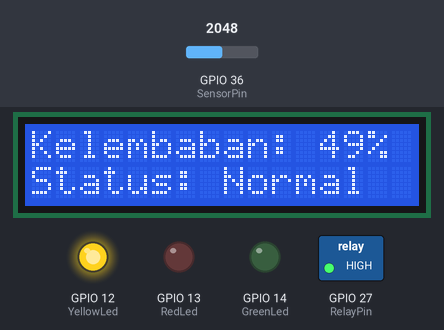
Simulated run of this sketch. Board: ESP32. Shown: 16×2 character LCD, switched loads named in the sketch (green lamp = pin HIGH), output pins drawn as LEDs (lit = HIGH). The test bench sets the inputs (shaded band); at power-on: GPIO 36 (SensorPin) = 2048. WiFi joins after 1.5 s; servers stay silent unless stated; what the sketch prints to the serial monitor is not drawn.

Above: at 4.2 s.
4.3 s: GPIO 36 (SensorPin) set to 2792
At 7.2 s:
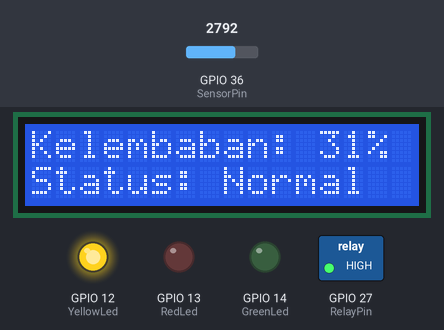
8.2 s: GPIO 36 (SensorPin) set to 2870
At 10.2 s:
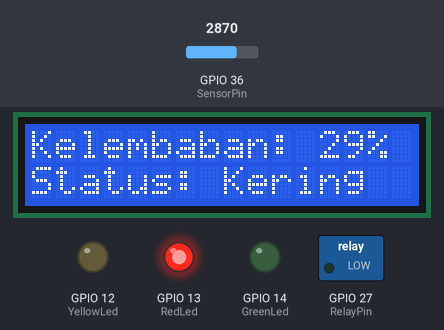
12.1 s: GPIO 36 (SensorPin) set to 1228
At 13.1 s:
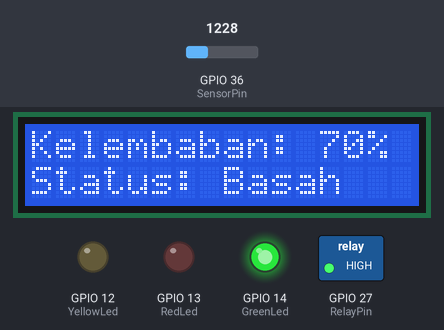
Timing chart, 0 to 15.1 s (numbered marks = the images above; inputs shaded):
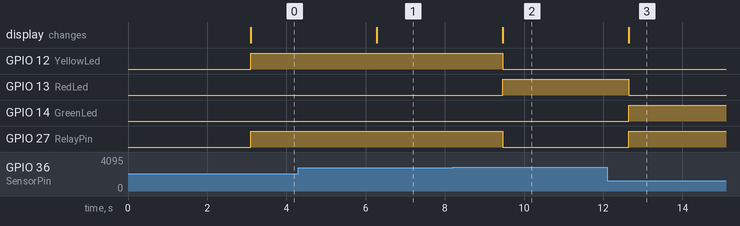

Measured:
- the behaviour switches between 2825 and 2826 on GPIO 36 (SensorPin) (found by bisection; images 1 and 2)
- after the input at 4.3 s, the display: changes after 2.0 s (image 1)
- after the input at 8.2 s, GPIO 12 (YellowLed), GPIO 27 (RelayPin): HIGH → LOW after 1.3 s; GPIO 13 (RedLed): LOW → HIGH after 1.3 s; the display: changes after 1.3 s (image 2)
- after the input at 12.1 s, GPIO 13 (RedLed): HIGH → LOW after 0.54 s; GPIO 14 (GreenLed), GPIO 27 (RelayPin): LOW → HIGH after 0.54 s; the display: changes after 0.54 s (image 3)

The sketch:

program_siram_tanaman_otomatis.ino
```cpp
#include <Wire.h>
#include <LiquidCrystal_I2C.h>
#include <WiFi.h>
#include <FirebaseESP32.h>

// Define the I2C address of the LCD. It can be 0x27 or 0x3F. Adjust if necessary.
LiquidCrystal_I2C lcd(0x27, 16, 2);

int SensorPin = 36; // Pin analog untuk sensor kelembaban tanah
int soilMoistureValue; // Menyimpan nilai analog dari sensor ke esp32
int soilmoisturepercent; // Nilai yang diperoleh dalam bentuk persen setelah di-mapping

#define RedLed  13 // PIN LED Merah
#define YellowLed  12 // PIN LED Kuning
#define GreenLed  14 // PIN LED Hijau
#define RelayPin 27 // PIN Relay untuk mengontrol pompa

// Wi-Fi credentials
const char* ssid = "Alvian Production @ office"; // replace with your Wi-Fi SSID
const char* password = "Banyuwangi1"; // replace with your Wi-Fi password

// Firebase Realtime Database
const char* firebaseHost = "https://programsiramtanamotomatis-default-rtdb.asia-southeast1.firebasedatabase.app";
const char* firebaseAuth = "0x4v3eZ0qGzf4o22saDNpt9pP0e5efNXmHJwlzkO";

FirebaseData firebaseData;
FirebaseConfig firebaseConfig;
FirebaseAuth auth;

unsigned long lastFailedSend = 0; // Waktu terakhir gagal kirim data ke Firebase
const unsigned long reconnectInterval = 120000; // Interval untuk mencoba reconnect (2 menit)

void setup() {
  Serial.begin(115200); // Baudrate komunikasi dengan serial monitor
  pinMode(RedLed, OUTPUT);
  pinMode(YellowLed, OUTPUT);
  pinMode(GreenLed, OUTPUT);
  pinMode(RelayPin, OUTPUT); // Set pin relay sebagai output

  // Initialize the LCD
  lcd.init();
  lcd.backlight();

  // Connect to Wi-Fi
  WiFi.begin(ssid, password);
  Serial.print("Connecting to Wi-Fi");
  while (WiFi.status() != WL_CONNECTED) {
    Serial.print(".");
    delay(1000);
  }
  Serial.println();
  Serial.println("Connected to Wi-Fi");
  Serial.print("IP Address: ");
  Serial.println(WiFi.localIP());
  // Jeda untuk mengurangi gangguan dari Wi-Fi
  delay(1000);

  // Initialize Firebase
  firebaseConfig.host = firebaseHost;
  firebaseConfig.signer.tokens.legacy_token = firebaseAuth;
  Firebase.begin(&firebaseConfig, &auth);
  Firebase.reconnectWiFi(true);
}

void loop() {
  soilMoistureValue = analogRead(SensorPin);
  Serial.print("Nilai analog = ");
  Serial.println(soilMoistureValue);
  soilmoisturepercent = map(soilMoistureValue, 4095, 0, 0, 100);

  Serial.print("Presentase kelembaban tanah= ");
  Serial.print(soilmoisturepercent);
  Serial.println("% ");

  lcd.clear();
  lcd.setCursor(0, 0);
  lcd.print("Kelembaban: ");
  lcd.print(soilmoisturepercent);
  lcd.print("%");

  if (soilmoisturepercent > 60 && soilmoisturepercent <= 100) {
    Serial.println("Tanah basah");
    lcd.setCursor(0, 1);
    lcd.print("Status: Basah");
    digitalWrite(GreenLed, HIGH);
    digitalWrite(RedLed, LOW);
    digitalWrite(YellowLed, LOW);
    digitalWrite(RelayPin, HIGH); // Matikan pompa
  } else if (soilmoisturepercent > 30 && soilmoisturepercent <= 60) {
    Serial.println("Tanah kondisi normal");
    lcd.setCursor(0, 1);
    lcd.print("Status: Normal");
    digitalWrite(YellowLed, HIGH);
    digitalWrite(RedLed, LOW);
    digitalWrite(GreenLed, LOW);
    digitalWrite(RelayPin, HIGH); // Matikan pompa
  } else if (soilmoisturepercent >= 0 && soilmoisturepercent <= 30) {
    Serial.println("Tanah Kering");
    lcd.setCursor(0, 1);
    lcd.print("Status: Kering");
    digitalWrite(RedLed, HIGH);
    digitalWrite(YellowLed, LOW);
    digitalWrite(GreenLed, LOW);
    digitalWrite(RelayPin, LOW); // Nyalakan pompa
  }

  // Upload to Firebase
  String path = "/plot1"; // Your desired path in Firebase
  if (Firebase.setInt(firebaseData, path + "/soilMouisture", soilmoisturepercent)) {
    Serial.println("Data sent to Firebase successfully");
  } else {
    Serial.print("Failed to send data to Firebase: ");
    Serial.println(firebaseData.errorReason());

    if (lastFailedSend == 0) {
      lastFailedSend = millis(); // Set waktu gagal kirim pertama kali
    } else if (millis() - lastFailedSend >= reconnectInterval) {
      // Mencoba menyambung ulang ke Wi-Fi dan Firebase setelah 1 menit gagal kirim data
      Serial.println("Menyambung ulang ke Wi-Fi...");
      WiFi.disconnect();
      WiFi.begin(ssid, password);
      while (WiFi.status() != WL_CONNECTED) {
        Serial.print(".");
        delay(1000);
      }
      Serial.println("Terhubung ulang ke Wi-Fi");

      // Konfigurasi ulang Firebase
      firebaseConfig.host = firebaseHost;
      firebaseConfig.signer.tokens.legacy_token = firebaseAuth;
      Firebase.begin(&firebaseConfig, &auth);

      lastFailedSend = millis(); // Reset waktu gagal kirim setelah reconnect
    }
  }

  delay(3000);
}
```
